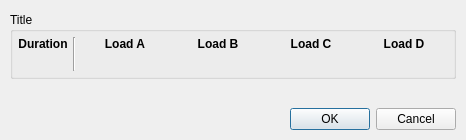
<?xml version="1.0" encoding="UTF-8"?>
<ui version="4.0">
 <class>setMeasureDialog</class>
 <widget class="QDialog" name="setMeasureDialog">
  <property name="geometry">
   <rect>
    <x>0</x>
    <y>0</y>
    <width>466</width>
    <height>140</height>
   </rect>
  </property>
  <property name="sizePolicy">
   <sizepolicy hsizetype="Preferred" vsizetype="Preferred">
    <horstretch>0</horstretch>
    <verstretch>0</verstretch>
   </sizepolicy>
  </property>
  <property name="windowTitle">
   <string notr="true">Set Measure from Profile</string>
  </property>
  <property name="toolTip">
   <string notr="true"/>
  </property>
  <property name="accessibleDescription">
   <string notr="true"/>
  </property>
  <property name="modal">
   <bool>true</bool>
  </property>
  <layout class="QVBoxLayout" name="verticalLayout">
   <property name="leftMargin">
    <number>10</number>
   </property>
   <property name="topMargin">
    <number>12</number>
   </property>
   <property name="rightMargin">
    <number>10</number>
   </property>
   <property name="bottomMargin">
    <number>10</number>
   </property>
   <item>
    <widget class="QGroupBox" name="groupBox">
     <property name="toolTip">
      <string notr="true"/>
     </property>
     <property name="accessibleDescription">
      <string notr="true"/>
     </property>
     <property name="title">
      <string notr="true">Title</string>
     </property>
     <layout class="QHBoxLayout" name="horizontalLayout">
      <property name="leftMargin">
       <number>0</number>
      </property>
      <property name="topMargin">
       <number>0</number>
      </property>
      <property name="rightMargin">
       <number>0</number>
      </property>
      <property name="bottomMargin">
       <number>0</number>
      </property>
      <item>
       <layout class="QGridLayout" name="gridLayout">
        <property name="leftMargin">
         <number>5</number>
        </property>
        <property name="topMargin">
         <number>5</number>
        </property>
        <property name="rightMargin">
         <number>5</number>
        </property>
        <property name="bottomMargin">
         <number>5</number>
        </property>
        <property name="horizontalSpacing">
         <number>5</number>
        </property>
        <item row="2" column="4" colspan="2">
         <widget class="QLabel" name="loadBlabel">
          <property name="font">
           <font>
            <bold>true</bold>
           </font>
          </property>
          <property name="toolTip">
           <string notr="true"/>
          </property>
          <property name="accessibleDescription">
           <string notr="true"/>
          </property>
          <property name="text">
           <string notr="true">Load B</string>
          </property>
          <property name="alignment">
           <set>Qt::AlignCenter</set>
          </property>
         </widget>
        </item>
        <item row="3" column="6">
         <widget class="QLabel" name="loadC">
          <property name="toolTip">
           <string notr="true"/>
          </property>
          <property name="accessibleDescription">
           <string notr="true"/>
          </property>
          <property name="text">
           <string notr="true"/>
          </property>
          <property name="alignment">
           <set>Qt::AlignRight|Qt::AlignTrailing|Qt::AlignVCenter</set>
          </property>
         </widget>
        </item>
        <item row="2" column="0">
         <widget class="QLabel" name="durationlabel">
          <property name="font">
           <font>
            <bold>true</bold>
           </font>
          </property>
          <property name="toolTip">
           <string notr="true"/>
          </property>
          <property name="accessibleDescription">
           <string notr="true"/>
          </property>
          <property name="text">
           <string notr="true">Duration</string>
          </property>
          <property name="alignment">
           <set>Qt::AlignCenter</set>
          </property>
         </widget>
        </item>
        <item row="2" column="8" colspan="2">
         <widget class="QLabel" name="loadDlabel">
          <property name="font">
           <font>
            <bold>true</bold>
           </font>
          </property>
          <property name="toolTip">
           <string notr="true"/>
          </property>
          <property name="accessibleDescription">
           <string notr="true"/>
          </property>
          <property name="text">
           <string notr="true">Load D</string>
          </property>
          <property name="alignment">
           <set>Qt::AlignCenter</set>
          </property>
         </widget>
        </item>
        <item row="3" column="3">
         <widget class="QLabel" name="loadAunit">
          <property name="toolTip">
           <string notr="true"/>
          </property>
          <property name="accessibleDescription">
           <string notr="true"/>
          </property>
          <property name="text">
           <string notr="true"/>
          </property>
         </widget>
        </item>
        <item row="3" column="7">
         <widget class="QLabel" name="loadCunit">
          <property name="toolTip">
           <string notr="true"/>
          </property>
          <property name="accessibleDescription">
           <string notr="true"/>
          </property>
          <property name="text">
           <string notr="true"/>
          </property>
         </widget>
        </item>
        <item row="3" column="8">
         <widget class="QLabel" name="loadD">
          <property name="toolTip">
           <string notr="true"/>
          </property>
          <property name="accessibleDescription">
           <string notr="true"/>
          </property>
          <property name="text">
           <string notr="true"/>
          </property>
          <property name="alignment">
           <set>Qt::AlignRight|Qt::AlignTrailing|Qt::AlignVCenter</set>
          </property>
         </widget>
        </item>
        <item row="3" column="0">
         <widget class="QLabel" name="duration">
          <property name="toolTip">
           <string notr="true"/>
          </property>
          <property name="accessibleDescription">
           <string notr="true"/>
          </property>
          <property name="text">
           <string notr="true"/>
          </property>
          <property name="alignment">
           <set>Qt::AlignCenter</set>
          </property>
         </widget>
        </item>
        <item row="3" column="4">
         <widget class="QLabel" name="loadB">
          <property name="toolTip">
           <string notr="true"/>
          </property>
          <property name="accessibleDescription">
           <string notr="true"/>
          </property>
          <property name="text">
           <string notr="true"/>
          </property>
          <property name="alignment">
           <set>Qt::AlignRight|Qt::AlignTrailing|Qt::AlignVCenter</set>
          </property>
         </widget>
        </item>
        <item row="2" column="2" colspan="2">
         <widget class="QLabel" name="loadAlabel">
          <property name="font">
           <font>
            <bold>true</bold>
           </font>
          </property>
          <property name="toolTip">
           <string notr="true"/>
          </property>
          <property name="accessibleDescription">
           <string notr="true"/>
          </property>
          <property name="text">
           <string notr="true">Load A</string>
          </property>
          <property name="alignment">
           <set>Qt::AlignCenter</set>
          </property>
         </widget>
        </item>
        <item row="3" column="5">
         <widget class="QLabel" name="loadBunit">
          <property name="toolTip">
           <string notr="true"/>
          </property>
          <property name="accessibleDescription">
           <string notr="true"/>
          </property>
          <property name="text">
           <string notr="true"/>
          </property>
         </widget>
        </item>
        <item row="3" column="2">
         <widget class="QLabel" name="loadA">
          <property name="toolTip">
           <string notr="true"/>
          </property>
          <property name="accessibleDescription">
           <string notr="true"/>
          </property>
          <property name="text">
           <string notr="true"/>
          </property>
          <property name="alignment">
           <set>Qt::AlignRight|Qt::AlignTrailing|Qt::AlignVCenter</set>
          </property>
         </widget>
        </item>
        <item row="3" column="9">
         <widget class="QLabel" name="loadDunit">
          <property name="toolTip">
           <string notr="true"/>
          </property>
          <property name="accessibleDescription">
           <string notr="true"/>
          </property>
          <property name="text">
           <string notr="true"/>
          </property>
         </widget>
        </item>
        <item row="2" column="6" colspan="2">
         <widget class="QLabel" name="loadClabel">
          <property name="font">
           <font>
            <bold>true</bold>
           </font>
          </property>
          <property name="toolTip">
           <string notr="true"/>
          </property>
          <property name="accessibleDescription">
           <string notr="true"/>
          </property>
          <property name="text">
           <string notr="true">Load C</string>
          </property>
          <property name="alignment">
           <set>Qt::AlignCenter</set>
          </property>
         </widget>
        </item>
        <item row="2" column="1" rowspan="2">
         <widget class="Line" name="line">
          <property name="orientation">
           <enum>Qt::Vertical</enum>
          </property>
         </widget>
        </item>
       </layout>
      </item>
     </layout>
    </widget>
   </item>
   <item>
    <spacer name="verticalSpacer">
     <property name="orientation">
      <enum>Qt::Vertical</enum>
     </property>
     <property name="sizeHint" stdset="0">
      <size>
       <width>20</width>
       <height>7</height>
      </size>
     </property>
    </spacer>
   </item>
   <item>
    <widget class="QDialogButtonBox" name="buttonBox">
     <property name="toolTip">
      <string notr="true"/>
     </property>
     <property name="accessibleDescription">
      <string notr="true"/>
     </property>
     <property name="orientation">
      <enum>Qt::Horizontal</enum>
     </property>
     <property name="standardButtons">
      <set>QDialogButtonBox::Cancel|QDialogButtonBox::Ok</set>
     </property>
    </widget>
   </item>
  </layout>
 </widget>
 <resources/>
 <connections>
  <connection>
   <sender>buttonBox</sender>
   <signal>accepted()</signal>
   <receiver>setMeasureDialog</receiver>
   <slot>accept()</slot>
   <hints>
    <hint type="sourcelabel">
     <x>248</x>
     <y>254</y>
    </hint>
    <hint type="destinationlabel">
     <x>157</x>
     <y>274</y>
    </hint>
   </hints>
  </connection>
  <connection>
   <sender>buttonBox</sender>
   <signal>rejected()</signal>
   <receiver>setMeasureDialog</receiver>
   <slot>reject()</slot>
   <hints>
    <hint type="sourcelabel">
     <x>316</x>
     <y>260</y>
    </hint>
    <hint type="destinationlabel">
     <x>286</x>
     <y>274</y>
    </hint>
   </hints>
  </connection>
 </connections>
</ui>
